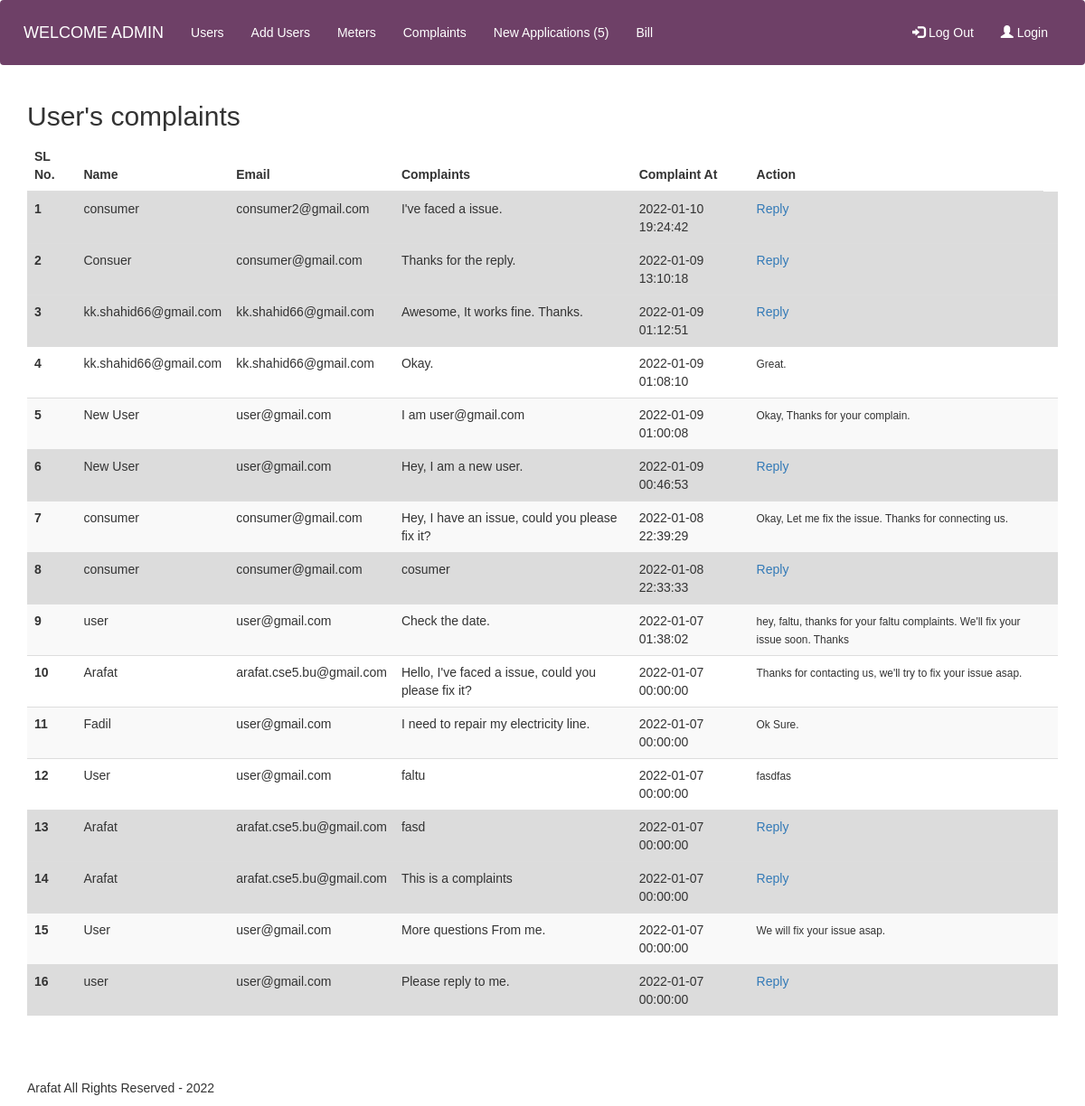
Page /complaints.php (signed in) on the committed database.
### tables this page shows
CREATE TABLE `user_complains` (
  `id` int(11) NOT NULL,
  `name` varchar(50) NOT NULL,
  `email` varchar(255) NOT NULL,
  `message` text NOT NULL,
  `complaintBy` int(11) NOT NULL,
  `reply` text DEFAULT NULL,
  `complained_at` datetime NOT NULL DEFAULT current_timestamp()
);

### lib/Session.php (called while the page is built, shortened)
<?php
class Session {
    public static function get($key) {
        if(isset($_SESSION[$key])) {
            return $_SESSION[$key];
        } else {
            return false;
        }
    }
}
?>

### lib/Database.php (called while the page is built, shortened)
<?php
Class Database{
	public $host   = DB_HOST;
	public $user   = DB_USER;
	public $pass   = DB_PASS;
	public $dbname = DB_NAME;
	public $link;
	private function connectDB(){
	$this->link = new mysqli($this->host, $this->user, $this->pass, $this->dbname);
 }
	public function select($query){
		$result = $this->link->query($query) or die($this->link->error.__LINE__);
		if($result->num_rows > 0){
			return $result;
		} else {
			return false;
		}
	}
}

### complaints.php (the view, shortened to what this page needs)
<?php include "includes/header.php"; ?>
<?php include "includes/navigation.php"; ?>
<?php if(Session::get("userRole") == "admin" || Session::get("userRole") == "manager") { ?>
<div class="container">
  <h2>User's complaints</h2>
  <table class="table table-striped">
    <thead>
      <tr>
        <th scope="col">SL No.</th>
        <th scope="col">Name</th>
        <th scope="col">Email</th>
        <th>Complaints</th>
        <th>Complaint At</th>
        <?php if(Session::get("userRole") == "admin") { ?>
        <th>Action</th>
        <?php } ?>
      </tr>
    </thead>
    <tbody>
      <?php
        $query = "SELECT * FROM user_complains ORDER BY complained_at DESC";
        $post = $db->select($query);
        $serial = 1;
        if($post) {
            while($result = $post->fetch_assoc()) { ?>
      <tr style="background-color: <?php if(is_null($result['reply'])) { echo "gainsboro"; } ?> ;">
        <th scope="row"><?php echo $serial++; ?></th>
        <td><?php echo $result['name']; ?></td>
        <td><?php echo $result['email']; ?></td>
        <td><?php echo $result['message']; ?></td>
        <td><?php echo date($result['complained_at']); ?></td>
        <?php if(Session::get("userRole") == "admin") { ?>
        <td>
          <?php
              if(is_null($result['reply'])) { ?>
                 <a href='reply-complains.php?id=<?php echo $result['id']; ?>'>Reply</a>
            <?php  }
            else {
              ?>
                <small><?php echo $result['reply']; ?></small>
              <?php
            }
          ?>
        </td>
        <?php } ?>
        <td></td>
      </tr>
      <?php
            }
        }
    ?>
    </tbody>
  </table>
</div>
<?php } ?>
<?php include "includes/footer.php"; ?>

### assets/css/style.css (style rules this page uses)
*, *::after, *::before { margin: 0; padding: 0; box-sizing: border-box; }
html { font-size: 62.5%; }
body { font-family: Verdana, Geneva, Tahoma, sans-serif; font-size: 1.4rem; }

### rows in the picture
user_complains: name "consumer", email "consumer2@gmail.com", message "I've faced a issue.", complained_at "2022-01-10 19:24:42"
user_complains: name "Consuer", email "consumer@gmail.com", message "Thanks for the reply.", complained_at "2022-01-09 13:10:18"
user_complains: name "kk.shahid66@gmail.com", email "kk.shahid66@gmail.com", message "Awesome, It works fine. Thanks.", complained_at "2022-01-09 01:12:51"
user_complains: name "kk.shahid66@gmail.com", email "kk.shahid66@gmail.com", message "Okay.", complained_at "2022-01-09 01:08:10", reply "Great."
user_complains: name "New User", email "user@gmail.com", message "I am user@gmail.com", complained_at "2022-01-09 01:00:08", reply "Okay, Thanks for your complain."
user_complains: name "New User", email "user@gmail.com", message "Hey, I am a new user.", complained_at "2022-01-09 00:46:53"
user_complains: name "consumer", email "consumer@gmail.com", message "Hey, I have an issue, could you please fix it?", complained_at "2022-01-08 22:39:29", reply "Okay, Let me fix the issue. Thanks for connecting us."
user_complains: name "consumer", email "consumer@gmail.com", message "cosumer", complained_at "2022-01-08 22:33:33"
user_complains: name "user", email "user@gmail.com", message "Check the date.", complained_at "2022-01-07 01:38:02", reply "hey, faltu, thanks for your faltu complaints. We'll fix your issue soon. Thanks"
user_complains: name "Arafat", email "arafat.cse5.bu@gmail.com", message "Hello, I've faced a issue, could you please fix it?", complained_at "2022-01-07 00:00:00", reply "Thanks for contacting us, we'll try to fix your issue asap."
user_complains: name "Fadil", email "user@gmail.com", message "I need to repair my electricity line.", complained_at "2022-01-07 00:00:00", reply "Ok Sure."
user_complains: name "User", email "user@gmail.com", message "faltu", complained_at "2022-01-07 00:00:00", reply "fasdfas"
user_complains: name "Arafat", email "arafat.cse5.bu@gmail.com", message "fasd", complained_at "2022-01-07 00:00:00"
user_complains: name "Arafat", email "arafat.cse5.bu@gmail.com", message "This is a complaints", complained_at "2022-01-07 00:00:00"
user_complains: name "User", email "user@gmail.com", message "More questions From me.", complained_at "2022-01-07 00:00:00", reply "We will fix your issue asap."
user_complains: name "user", email "user@gmail.com", message "Please reply to me.", complained_at "2022-01-07 00:00:00"

### other values in the picture
$r = ($row > 0) ? $row : "" "5"
